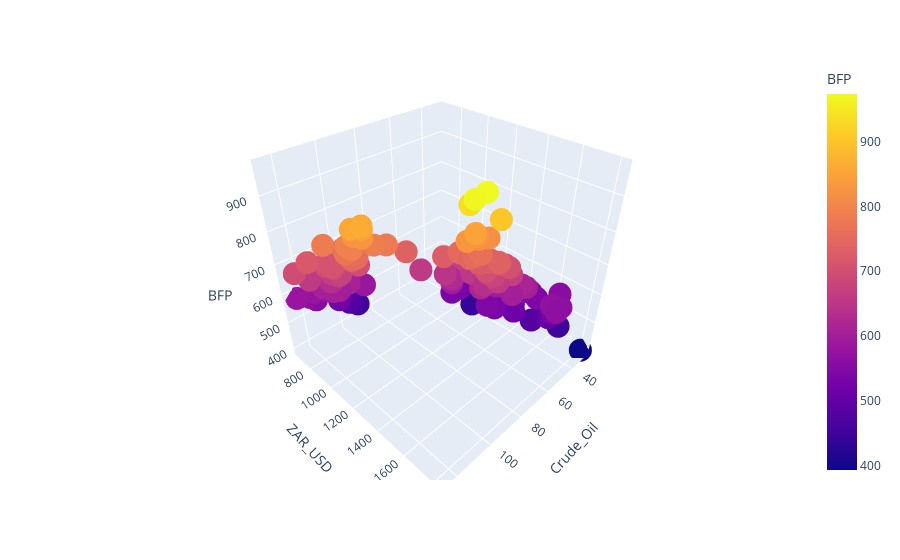

Notebook cell for this chart:
### Code cell
import plotly.express as px

fig = px.scatter_3d(dataset, x='Crude_Oil', y='ZAR_USD', z='BFP', color='BFP')
fig.show()

### Figure 1 — Plotly figure (JSON) as saved in the notebook; plotly's stock layout.template omitted (floating-point values rounded to 4 significant figures; data arrays with more than 128 entries replaced by an {"elided": "..."} marker saying what was removed)
{"data": [{"hovertemplate": "Crude_Oil=%{x}<br>ZAR_USD=%{y}<br>BFP=%{marker.color}<extra></extra>", "legendgroup": "", "marker": {"color": {"elided": "133 float values"}, "coloraxis": "coloraxis", "symbol": "circle"}, "mode": "markers", "name": "", "scene": "scene", "showlegend": false, "type": "scatter3d", "x": {"elided": "133 float values"}, "y": {"elided": "133 float values"}, "z": {"elided": "133 float values"}}], "layout": {"coloraxis": {"colorbar": {"title": {"text": "BFP"}}, "colorscale": [[0, "#0d0887"], [0.1111, "#46039f"], [0.2222, "#7201a8"], [0.3333, "#9c179e"], [0.4444, "#bd3786"], [0.5556, "#d8576b"], [0.6667, "#ed7953"], [0.7778, "#fb9f3a"], [0.8889, "#fdca26"], [1, "#f0f921"]]}, "legend": {"tracegroupgap": 0}, "margin": {"t": 60}, "scene": {"domain": {"x": [0, 1], "y": [0, 1]}, "xaxis": {"title": {"text": "Crude_Oil"}}, "yaxis": {"title": {"text": "ZAR_USD"}}, "zaxis": {"title": {"text": "BFP"}}}}}
